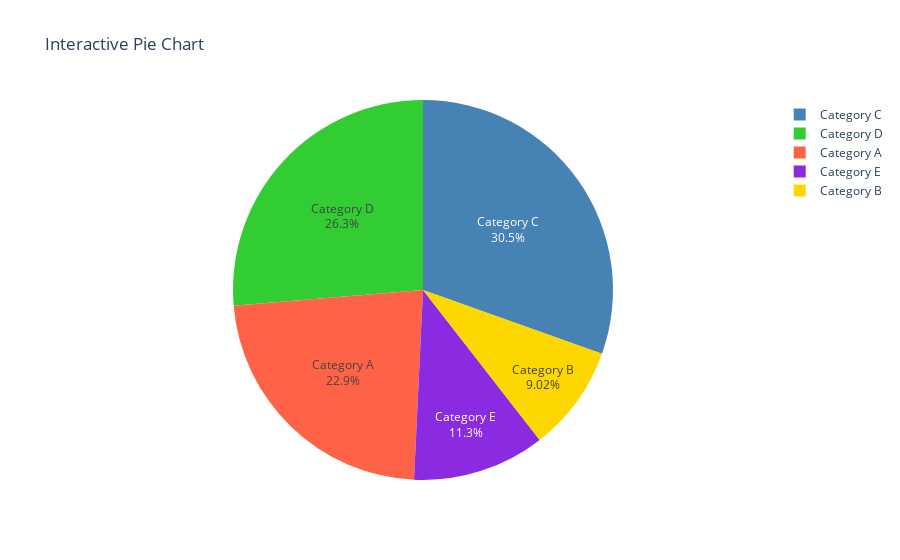

The notebook cell saved with this chart:
### Code cell
# Question 21.

# Using Plotly, create an interactive pie chart of randomly generated data, add labels and percentages, set the title as 'Interactive Pie Chart'.


import plotly.graph_objects as go
import numpy as np               

# Step 1: Generate random data
np.random.seed(42)  # For reproducibility
labels = ['Category A', 'Category B', 'Category C', 'Category D', 'Category E']
values = np.random.randint(10, 100, size=5)  # Generate 5 random values between 10 and 100

# Step 2: Create the pie chart
fig = go.Figure(data=[go.Pie(labels=labels, values=values, hole=0)])

#  Customize the pie chart with labels and percentages
fig.update_traces(textinfo='label+percent', hoverinfo='label+percent+value', 
                  marker=dict(colors=['#FF6347', '#FFD700', '#4682B4', '#32CD32', '#8A2BE2']))

#  Customize the layout with title
fig.update_layout(title_text='Interactive Pie Chart')

#  Show the pie chart
fig.show()

### Figure 1 — Plotly figure (JSON) as saved in the notebook; plotly's stock layout.template omitted (floating-point values rounded to 4 significant figures)
{"data": [{"hole": 0, "hoverinfo": "label+percent+value", "labels": ["Category A", "Category B", "Category C", "Category D", "Category E"], "marker": {"colors": ["#FF6347", "#FFD700", "#4682B4", "#32CD32", "#8A2BE2"]}, "textinfo": "label+percent", "type": "pie", "values": [61, 24, 81, 70, 30]}], "layout": {"title": {"text": "Interactive Pie Chart"}}}
